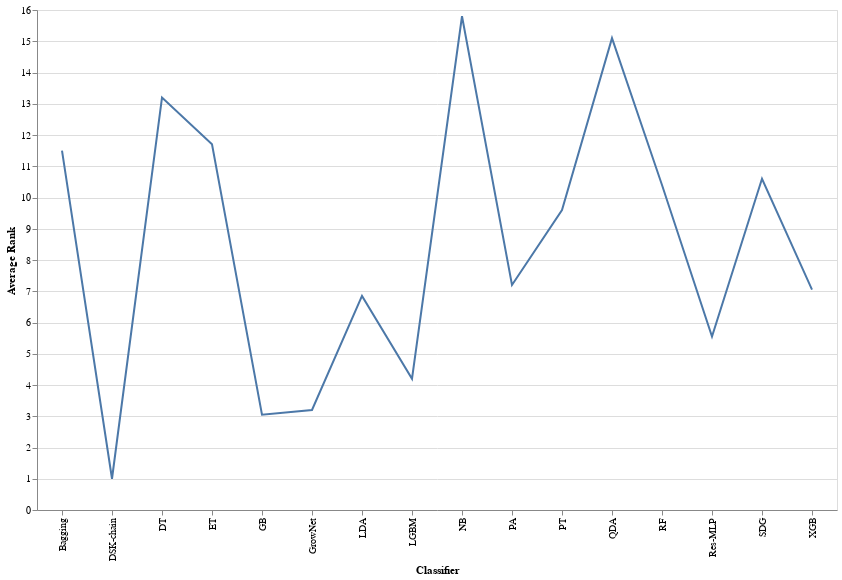

Notebook cell for this chart:
### Code cell
import altair as alt

chart = alt.Chart(rank_df).mark_line().encode(
    x='Classifier',
    y='Average Rank'
).properties(
    width=800,
    height=500
)

# Display the chart
chart

### Figure 1 — Vega-Lite specification as saved in the notebook (floating-point values rounded to 4 significant figures)
{"config": {"view": {"continuousWidth": 300, "continuousHeight": 300}}, "data": {"name": "data-86276eef933d558b95e004966c869570"}, "mark": {"type": "line"}, "encoding": {"x": {"field": "Classifier", "type": "nominal"}, "y": {"field": "Average Rank", "type": "quantitative"}}, "height": 500, "width": 800, "$schema": "https://vega.github.io/schema/vega-lite/v5.20.1.json", "datasets": {"data-86276eef933d558b95e004966c869570": [{"Classifier": "DSK-chain", "Average Rank": 1.0}, {"Classifier": "GB", "Average Rank": 3.05}, {"Classifier": "GrowNet", "Average Rank": 3.2}, {"Classifier": "LGBM", "Average Rank": 4.2}, {"Classifier": "Res-MLP", "Average Rank": 5.55}, {"Classifier": "LDA", "Average Rank": 6.85}, {"Classifier": "XGB", "Average Rank": 7.05}, {"Classifier": "PA", "Average Rank": 7.2}, {"Classifier": "PT", "Average Rank": 9.6}, {"Classifier": "RF", "Average Rank": 10.4}, {"Classifier": "SDG", "Average Rank": 10.6}, {"Classifier": "Bagging", "Average Rank": 11.5}, {"Classifier": "ET", "Average Rank": 11.7}, {"Classifier": "DT", "Average Rank": 13.2}, {"Classifier": "QDA", "Average Rank": 15.1}, {"Classifier": "NB", "Average Rank": 15.8}]}}
